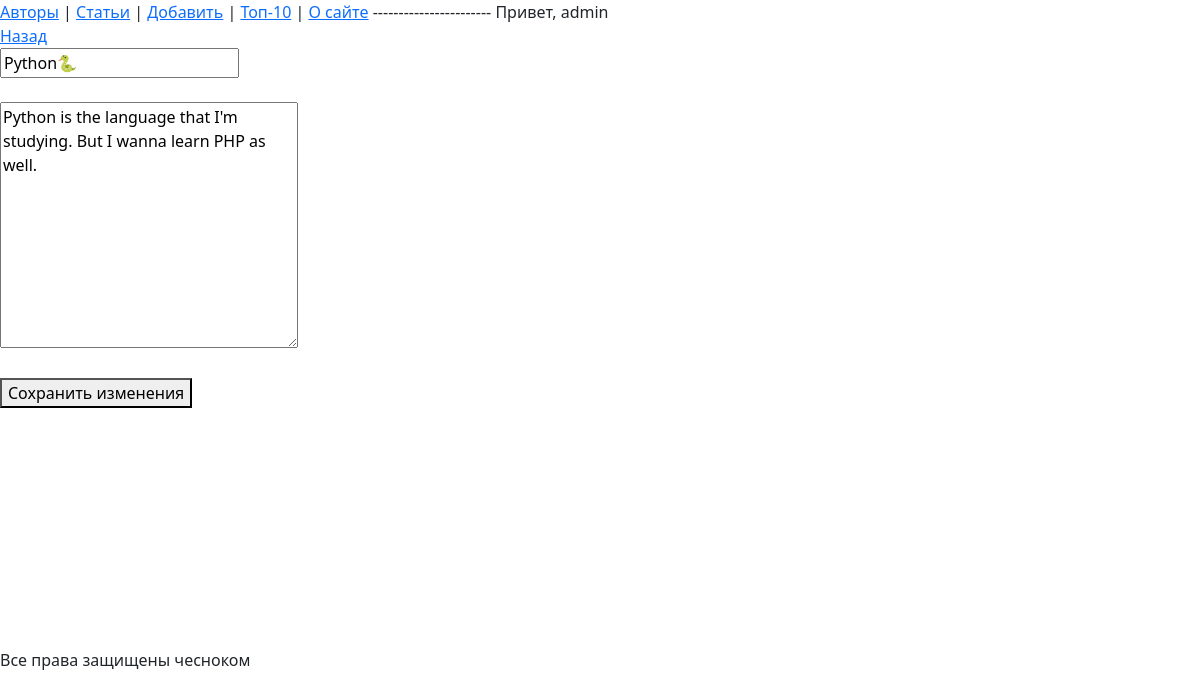
/article/3/edit/ (signed in), run on the app's committed database.
### core/models.py (models this page shows, shortened)
class Article(models.Model):
    title = models.CharField(max_length = 255)
    text = models.TextField()
    author = models.ForeignKey(
        to = "Author",
        on_delete = models.SET_NULL,
        null = True, blank = True,
        related_name = "article",
        verbose_name = "Автор"
    )
    readers = models.ManyToManyField(
        to = User,
        related_name = "read_articles",
        blank = True,
    )
    views = models.IntegerField(
        default = 0,
        verbose_name = "Просмотры"
    )
    created_at = models.DateTimeField(
        auto_now_add = True,
        null = True,
    )
    updated_at = models.DateTimeField(
        auto_now = True
    )
    is_active = models.BooleanField(
        default = True
    )

### core/views.py (the view)
# urls.py: path("article/<int:pk>/edit/", edit_article, name = "article-edit"),
def edit_article(request, pk):
    article = Article.objects.get(id = pk)
    if request.method == "POST":
        article.title = request.POST.get("title")
        article.text = request.POST.get("text")
        article.save()
        return redirect(article_page, pk)
    return render(request, "update.html", {"article": article})

### core/templates/update.html (shortened to what this page needs)
{% extends 'base.html' %}
{% block content %}
    <div><a href="{% url 'article' article.pk %}">Назад</a></div>
    <form method="POST">
        <input type="text" name="title" value="{{ article.title }}">
        <br>
        <br>
        <textarea name="text" id="" cols="30" rows="10">{{ article.text }}</textarea>
        <br>
        <br>
        <button>Сохранить изменения</button>
    </form>
{% endblock %}

### core/templates/base.html (shortened to what this page needs)
{% load static %}
<!DOCTYPE html>
<html lang="en">
<head>
    <link href="https://cdn.jsdelivr.net/npm/bootstrap@5.0.0-beta1/dist/css/bootstrap.min.css" rel="stylesheet">
    <link rel="stylesheet" href="{% static 'mystyle.css' %}">
</head>
<body>
    <a href = "{% url 'authors' %}">Авторы</a> |
    <a href = "{% url 'articles' %}">Статьи</a> |
    <a href = "{% url 'article-add' %}">Добавить</a> |
    <a href = "#">Топ-10</a> |
    <a href = "{% url 'about' %}">О сайте</a>
    -----------------------
    <span>Привет, {{ request.user.username }}</span>
    {% block content %}
    {% endblock %}
    <br><br><br><br><br><br><br><br><br><br>
    <footer>Все права защищены чесноком</footer>
</body>
</html>

### data on the page
Article: title "Python🐍", text "Python is the language that I'm studying. But I wanna learn PHP as well."

### other printed values
{{ request.user.username }} "admin"
